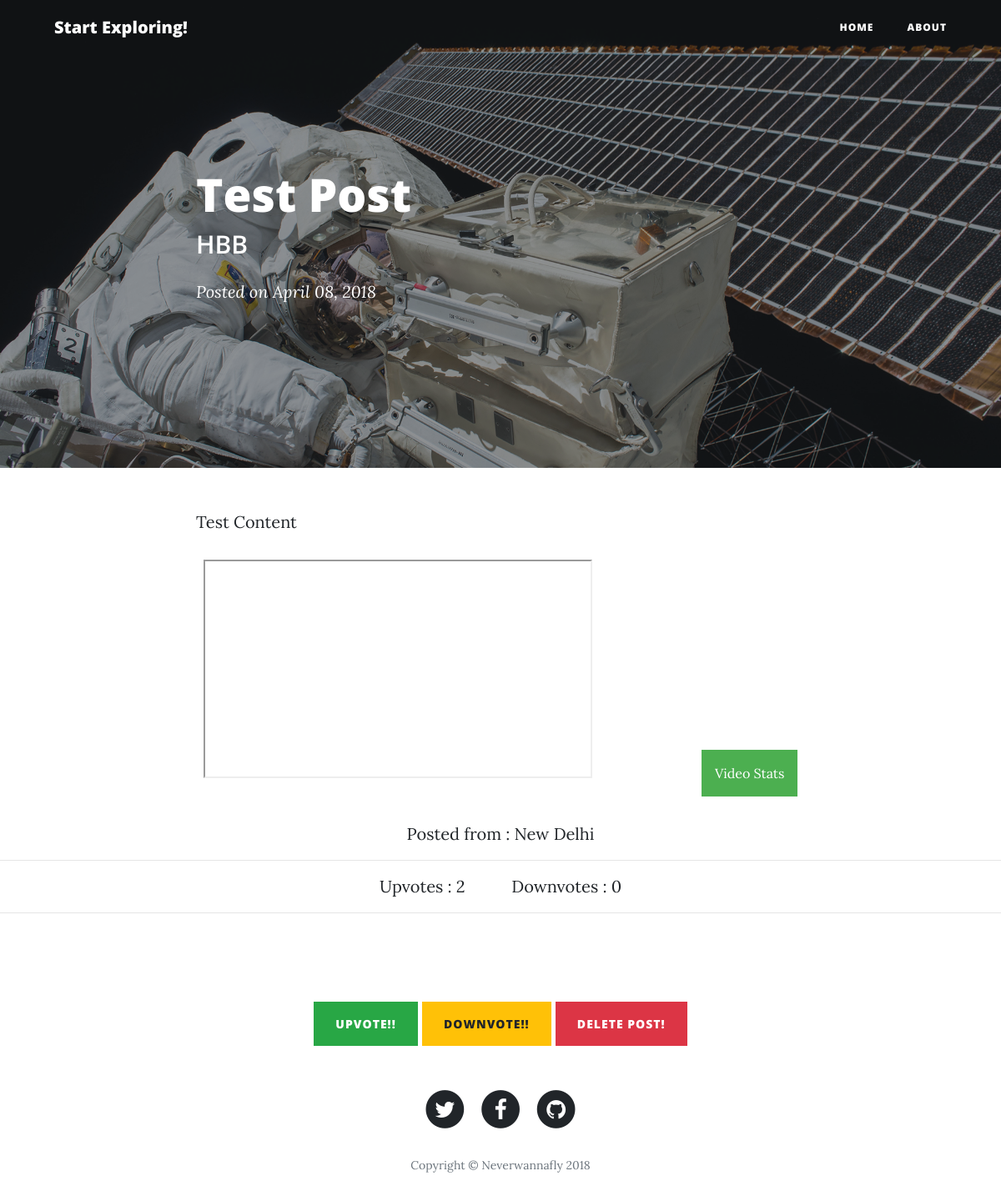
/post/1, run on the app's committed database.
### app.py (models this page shows, shortened)
class Post(db.Model):
    unique_id = db.Column(db.Integer, primary_key=True, nullable=False, autoincrement=True)
    title = db.Column(db.String(100))
    content = db.Column(db.String(1000))
    name_of_party = db.Column(db.String(100))
    image = db.Column(db.String(200))
    upvote_counter = db.Column(db.Integer)
    downvote_counter = db.Column(db.Integer)
    timestamp = db.Column(db.DateTime)
    location = db.Column(db.String(500))
    video = db.Column(db.String(500))

### app.py (the view)
@app.route('/post/<int:post_id>')
def post(post_id):
    post = Post.query.filter_by(unique_id=post_id).one()
    date_posted = post.timestamp.strftime('%B %d, %Y')
    return render_template('post.html', post=post, date_posted=date_posted)

### templates/post.html (shortened to what this page needs)
<!DOCTYPE html>
<html lang="en">
  <head>
    <link href="{{ url_for('static', filename='bootstrap.min.css') }}" rel="stylesheet">
    <link href="{{ url_for('static', filename='font-awesome.css') }}" rel="stylesheet" type="text/css">
    <link href="{{ url_for('static', filename='clean-blog.min.css') }}" rel="stylesheet">
  </head>
  <body>
    <nav class="navbar navbar-expand-lg navbar-light fixed-top" id="mainNav">
      <div class="container">
        <a class="navbar-brand" href="{{ url_for('index') }}">Start Exploring!</a>
        <div class="collapse navbar-collapse" id="navbarResponsive">
          <ul class="navbar-nav ml-auto">
            <li class="nav-item">
              <a class="nav-link" href="{{ url_for('index') }}">Home</a>
            </li>
            <li class="nav-item">
              <a class="nav-link" href="{{ url_for('about') }}">About</a>
            </li>
          </ul>
        </div>
      </div>
    </nav>
    <header class="masthead" style="background-image: url(' {{ url_for('static', filename='post-bg.jpg') }} ')">
      <div class="overlay"></div>
      <div class="container">
        <div class="row">
          <div class="col-lg-8 col-md-10 mx-auto">
            <div class="post-heading">
              <h1>{{ post.title }}</h1>
              <h2 class="subheading"> {{ post.name_of_party }}</h2>
              <span class="meta">Posted on {{ date_posted }} </span>
            </div>
          </div>
        </div>
      </div>
    </header>
    <article>
      <div class="container">
        <div class="row">
          <div class="col-lg-8 col-md-10 mx-auto">
            {{post.content|safe}}
            <br>
            <br>
            <center>
            <iframe width="466" height="262" src="{{ post.video.split(',')[0] }}" frameborder="5" allow="autoplay; encrypted-media" allowfullscreen></iframe>
                    <div class="dropdown">
                      <button class="dropbtn">Video Stats</button>
                    </div>
            <br><br>Posted from : {{post.location}}
            </center>
          </div>
        </div>
      </div>
    </article>
    <hr>
    <center>
      Upvotes : {{post.upvote_counter}} &emsp; &emsp; Downvotes : {{post.downvote_counter}} <hr>
    </center>
    <br><br><br>
    <center>
      <a href="{{ url_for('upvote_post', post_id=post.unique_id) }}"><button  class="btn btn-success">
        Upvote!!
      </button></a>
      <a href="{{ url_for('downvote_post', post_id=post.unique_id) }}"><button  class="btn btn-warning">
          Downvote!!
        </button></a>
        <a href="{{ url_for('deletepost', post_id=post.unique_id) }}"><button class="btn btn-danger" >
            Delete Post!
          </button></a>
    </center>
    <footer>
      <div class="container">
        <div class="row">
          <div class="col-lg-8 col-md-10 mx-auto">
            <ul class="list-inline text-center">
              <li class="list-inline-item">
                <a href="#">
                  <span class="fa-stack fa-lg">
                    <i class="fa fa-circle fa-stack-2x"></i>
                    <i class="fa fa-twitter fa-stack-1x fa-inverse"></i>
                  </span>
                </a>
              </li>
              <li class="list-inline-item">
                <a href="#">
                  <span class="fa-stack fa-lg">
                    <i class="fa fa-circle fa-stack-2x"></i>
                    <i class="fa fa-facebook fa-stack-1x fa-inverse"></i>
                  </span>
                </a>
              </li>
              <li class="list-inline-item">
                <a href="#">
                  <span class="fa-stack fa-lg">
                    <i class="fa fa-circle fa-stack-2x"></i>
                    <i class="fa fa-github fa-stack-1x fa-inverse"></i>
                  </span>
                </a>
              </li>
            </ul>
            <p class="copyright text-muted">Copyright &copy; Neverwannafly 2018</p>
          </div>
        </div>
      </div>
    </footer>
  </body>
</html>

### templates/post.html (style rules this page uses)
.dropbtn { background-color: #4CAF50; color: white; padding: 16px; font-size: 16px; border: none; cursor: pointer; }
.dropdown { position: relative; display: inline-block; }

### data on the page
Post: title "Test Post", name_of_party "HBB", content "Test Content", location "New Delhi", upvote_counter "2", downvote_counter "0"

### other printed values
{{ date_posted }} "April 08, 2018"
